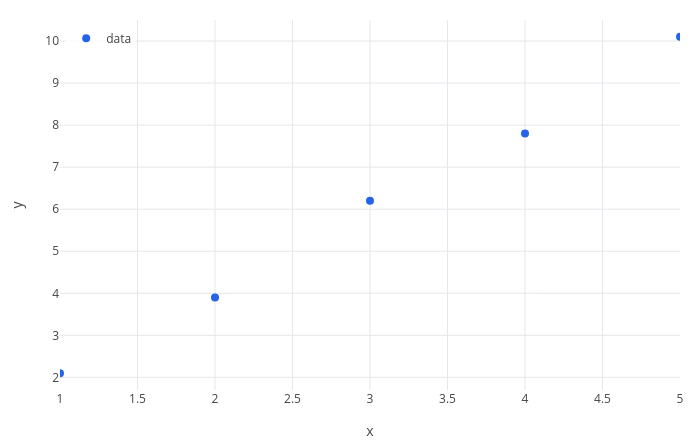

The notebook cell saved with this chart:
### Markdown cell above
## 4. Fitting a line: least squares

Five measurements, perhaps the stretch $y$ (cm) of a spring under a load $x$ (kg), one row per measurement:

### Code cell
D = [1 2.1; 2 3.9; 3 6.2; 4 7.8; 5 10.1]
scatter(D, [x y])

### Figure 1 — Plotly figure (JSON) as saved in the notebook; plotly's stock layout.template omitted (floating-point values rounded to 4 significant figures)
{"data": [{"marker": {"color": "#2563eb", "size": 8}, "mode": "markers", "name": "data", "type": "scatter", "x": [1, 2, 3, 4, 5], "y": [2.1, 3.9, 6.2, 7.8, 10.1]}], "layout": {"height": 440, "legend": {"bgcolor": "rgba(255,255,255,0.8)", "x": 0.01, "xanchor": "left", "y": 0.99, "yanchor": "top"}, "margin": {"b": 50, "l": 60, "r": 20, "t": 20}, "showlegend": true, "title": {"text": ""}, "width": 700, "xaxis": {"range": [1, 5], "title": {"text": "x"}, "zeroline": true}, "yaxis": {"range": [1.7, 10.5], "title": {"text": "y"}, "zeroline": true}}}
